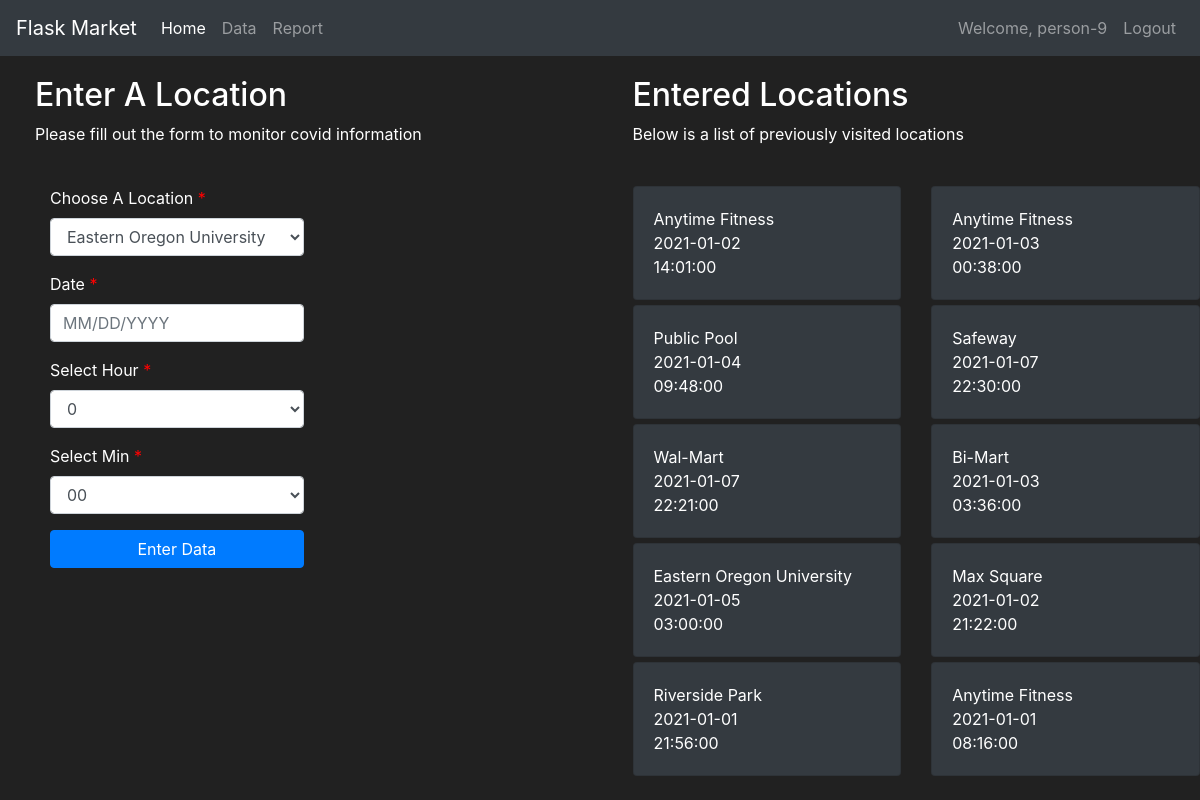
/data (signed in), run on the app's committed database.
### tracker/models.py (models this page shows, shortened)
class User(db.Model, UserMixin):
    first = db.Column(db.String(length=30), nullable=False)
    last = db.Column(db.String(length=30), nullable=False)
    username = db.Column(db.String(length=30), nullable=False, unique=True)
    password_hash = db.Column(db.String(length=60), nullable=False)
    is_infected = db.Column(db.Boolean(), nullable=False, default=False)
    infection_chance = db.Column(db.Float(), nullable=False, default=0)
    id = db.Column(db.Integer(), primary_key=True)
    @property
    def password(self):
        return self.password

class Location(db.Model):
    id = db.Column(db.Integer(), primary_key=True)
    name = db.Column(db.String(length=30), nullable=False)
    infection = db.Column(db.Float(), nullable=False, default=0.0)
    owner = db.Column(db.Integer(), db.ForeignKey('user.id'))
    date = db.Column(db.Date(), default='2020-01-01 12:00')
    time = db.Column(db.Time(), default='00:00')
    visited = db.Column(db.Boolean(), default=False)

### tracker/routes.py (the view, shortened to what this page needs)
@app.route('/data', methods=['GET', 'POST'])
@login_required
def data_page():
    data_form = EnterDataForm()
    if request.method == "GET":
        owned_locations = Location.query.filter_by(owner=current_user.id)
        return render_template('data.html', data_form=data_form, owned_locations=owned_locations)

### tracker/forms.py (shortened to what this page needs)
class EnterDataForm(FlaskForm):
    enter_data = SubmitField(label='Enter Data')
    request = SubmitField(label='Request Info')
    update_user = SubmitField(label='Update User')
    update_location = SubmitField(label='Update Location')

### tracker/models.py (called while the page is built)
@login_manager.user_loader
def load_user(user_id):
    return User.query.get(int(user_id))

### tracker/templates/data.html (shortened to what this page needs)
{% extends 'base.html' %}
{% block content %}
<div class="row" style="margin-top:20px; margin-left:20px">
    <div class="col-6">
        <h2>Enter A Location</h2>
        <p>Please fill out the form to monitor covid information</p>
        <br>
        <div class="container-fluid">
            <div class="row">
                <div class="col-md-6 col-sm-6 col-xs-12">
                    <form method="POST">
                        <div class="form-group ">
                            <label class="control-label requiredField" for="Location"> Choose A Location
                                <span class="asteriskField">
                                    *
                                </span>
                            </label>
                            <select class="select form-control" id="Location" name="Location">
                                <option value="Eastern Oregon University"> Eastern Oregon University </option>
                            </select>
                        </div>
                        <div class="form-group ">
                            <label class="control-label requiredField" for="date"> Date
                                <span class="asteriskField">
                                    *
                                </span>
                            </label>
                            <input class="form-control" id="date" name="date" placeholder="MM/DD/YYYY" type="text" />
                        </div>
                        <div class="form-group ">
                            <label class="control-label requiredField" for="Hour"> Select Hour
                                <span class="asteriskField">
                                    *
                                </span>
                            </label>
                            <select class="select form-control" id="Hour" name="Hour">
                                {% for i in range(24) %}
                                <option value="{{ i }}"> {{ i }} </option>
                                {% endfor %}
                            </select>
                        </div>
                        <div class="form-group ">
                            <label class="control-label requiredField" for="Min"> Select Min
                                <span class="asteriskField">
                                    *
                                </span>
                            </label>
                            <select class="select form-control" id="Min" name="Min">
                                <option value="00"> 00 </option>
                            </select>
                        </div>
                        <div class="form-group">
                            <div>
                                {{ data_form.enter_data( class="btn btn-primary btn-block")}}
                            </div>
                        </div>
                    </form>
                </div>
            </div>
        </div>
    </div>
    <div class="col-6">
        <h2>Entered Locations</h2>
        <p>Below is a list of previously visited locations</p>
        <br>
        <div class="row">
            {% for owned_location in owned_locations %}
            <div class="col-md-6">
                <div style="margin-bottom: 5px" class="card text-left bg-dark">
                    <div class="card-body">
                        {{ owned_location.name }}
                        <br>
                        {{ owned_location.date }}
                        <br>
                        {{ owned_location.time }}
                    </div>
                </div>
            </div>
            {% endfor %}
        </div>
    </div>
</div>
{% endblock %}

### tracker/templates/base.html (shortened to what this page needs)
<!doctype html>
<html lang="en">
<head>
    <link rel="stylesheet" href="https://cdn.jsdelivr.net/npm/bootstrap@4.5.3/dist/css/bootstrap.min.css">
</head>
<body>
    <nav class="navbar navbar-expand-md navbar-dark bg-dark"> <a class="navbar-brand" href="#">Flask Market</a>
        <div class="collapse navbar-collapse" id="navbarNav">
            <ul class="navbar-nav mr-auto">
                {% if current_user.username != 'admin' %}
                <li class="nav-item active"> <a class="nav-link" href="{{ url_for('home_page') }}">Home <span class="sr-only">(current)</span></a> </li>
                <li class="nav-item"> <a class="nav-link" href="{{ url_for('data_page') }}">Data</a> </li>
                <li class="nav-item"> <a class="nav-link" href="{{ url_for('report_page') }}">Report</a> </li>
                {% endif %}
            </ul>
            {% if current_user.is_authenticated %}
            <ul class="navbar-nav">
                <li class="nav-item"> <a class="nav-link">Welcome, {{ current_user.username }}</a> </li>
                <li class="nav-item"> <a class="nav-link" href="{{ url_for('logout_page') }}">Logout</a> </li>
            </ul> {% else %}
            <ul class="navbar-nav">
                <li class="nav-item"> <a class="nav-link" href="{{ url_for('login_page') }}">Login</a> </li>
                <li class="nav-item"> <a class="nav-link" href="{{ url_for('register_page') }}">Register</a> </li>
            </ul> {% endif %}
        </div>
    </nav>
    {% block content %}
    {% endblock %}
    <link rel="stylesheet" href="https://cdnjs.cloudflare.com/ajax/libs/bootstrap-datepicker/1.4.1/css/bootstrap-datepicker3.css" />
</body>
</html>

### tracker/templates/data.html (style rules this page uses)
.asteriskField { color: red; }

### tracker/templates/base.html (style rules this page uses)
body { background-color: #212121; color: white }

### data on the page
User: username "person-9"
Location: name "Anytime Fitness", date "2021-01-02", time "14:01:00"
Location: name "Anytime Fitness", date "2021-01-03", time "00:38:00"
Location: name "Public Pool", date "2021-01-04", time "09:48:00"
Location: name "Safeway", date "2021-01-07", time "22:30:00"
Location: name "Wal-Mart", date "2021-01-07", time "22:21:00"
Location: name "Bi-Mart", date "2021-01-03", time "03:36:00"
Location: name "Eastern Oregon University", date "2021-01-05", time "03:00:00"
Location: name "Max Square", date "2021-01-02", time "21:22:00"
Location: name "Riverside Park", date "2021-01-01", time "21:56:00"
Location: name "Anytime Fitness", date "2021-01-01", time "08:16:00"

### other printed values
form field Hour "0"
